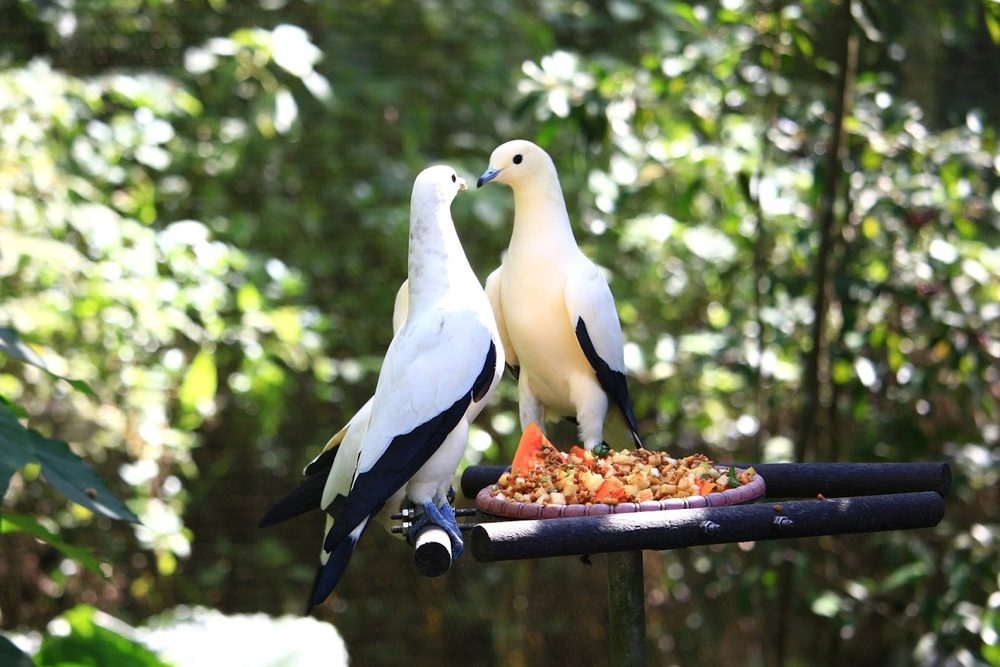
#> input picture sample.jpg, 1000 x 667 px, shrunk from 1309 x 873 before the run
$ python cv9.py
#> lines starting #> are read from the running program, lines starting #| are printed output that depends on the picture
import numpy as np
import matplotlib.pyplot as plt
import cv2

img = cv2.imread("sample.jpg")
#> img is the input picture: shape (667, 1000, 3); mean B, G, R 91, 117.7, 111.9

thr, img_bin = cv2.threshold(img, 125, 255, cv2.THRESH_BINARY)
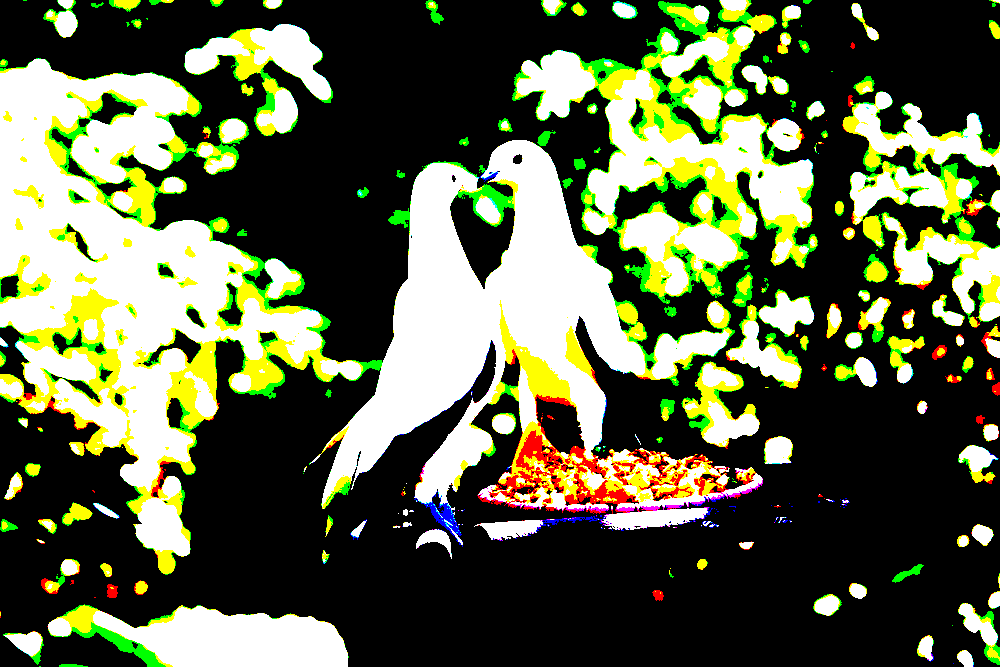
#> img_bin: shape (667, 1000, 3); mean B, G, R 70.5, 99.1, 92.6

cv2.imshow("sample bin", img_bin)
cv2.waitKey(0)
cv2.destroyAllWindows()
cv2.imwrite("img_bin.jpg", img_bin)
